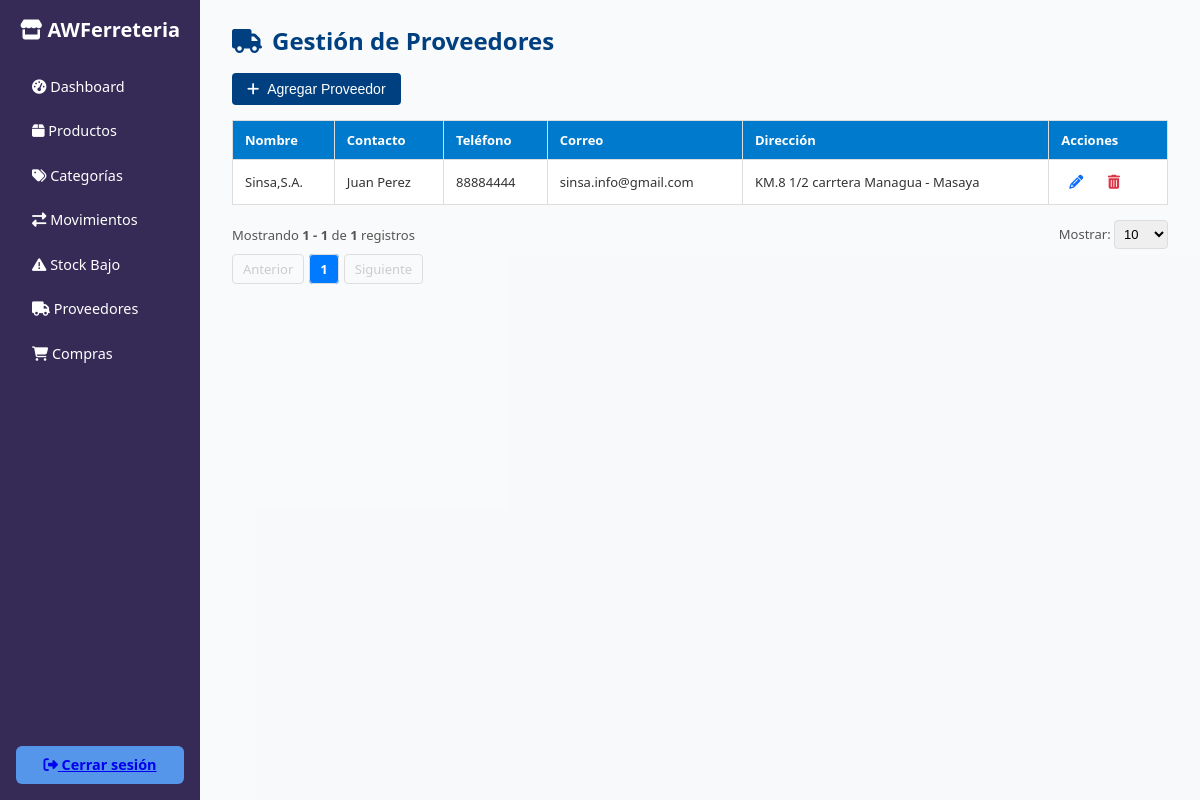
The app's page /proveedores/proveedores.php (signed in) with its own data.
### tables this page shows
CREATE TABLE `proveedores` (
  `idproveedor` int(11) NOT NULL,
  `nombre` varchar(150) NOT NULL,
  `contacto` varchar(100) DEFAULT NULL,
  `telefono` varchar(20) DEFAULT NULL,
  `correo` varchar(100) DEFAULT NULL,
  `direccion` text DEFAULT NULL,
  `activo` bit(1) DEFAULT b'1',
  `usuarioregistra` int(11) NOT NULL,
  `fecharegistro` datetime DEFAULT current_timestamp(),
  `usuarioactualiza` int(11) DEFAULT NULL,
  `fechaactualizacion` datetime DEFAULT NULL
);

### proveedores/proveedores.php (the view, shortened to what this page needs)
<?php
$conn = getConnection();
$pagina = isset($_GET['pagina']) ? (int)$_GET['pagina'] : 1;
$porPagina = isset($_GET['por_pagina']) ? (int)$_GET['por_pagina'] : 10;
$offset = ($pagina - 1) * $porPagina;
try {
    $stmtCount = $conn->query("SELECT COUNT(*) as total FROM proveedores WHERE activo = b'1'");
    $totalRegistros = $stmtCount->fetch_assoc()['total'] ?? 0;
    $totalPaginas = max(1, ceil($totalRegistros / $porPagina));
} catch (Exception $e) {
    $totalRegistros = 0;
    $totalPaginas = 1;
}
$proveedores = [];
try {
    $sql = "SELECT * FROM proveedores WHERE activo = b'1' ORDER BY idproveedor DESC LIMIT ? OFFSET ?";
    $stmt = $conn->prepare($sql);
    $stmt->bind_param("ii", $porPagina, $offset);
    $stmt->execute();
    $result = $stmt->get_result();
    $proveedores = $result->fetch_all(MYSQLI_ASSOC);
} catch (Exception $e) {
    $proveedores = [];
}
?>
<!DOCTYPE html>
<html lang="es">
<head>
    <link rel="stylesheet" href="https://cdnjs.cloudflare.com/ajax/libs/font-awesome/6.4.0/css/all.min.css">
</head>
<body>
    <div class="container">
        <?php include('../includes/sidebar_inventario.php'); ?>
        <main class="main-content">
            <h3><i class="fas fa-truck"></i> Gestión de Proveedores</h3>
            <button class="btn" id="openModal"><i class="fas fa-plus"></i> Agregar Proveedor</button>
            <table>
                <thead>
                    <tr>
                        <th>Nombre</th>
                        <th>Contacto</th>
                        <th>Teléfono</th>
                        <th>Correo</th>
                        <th>Dirección</th>
                        <th>Acciones</th>
                    </tr>
                </thead>
                <tbody>
                <?php if (!empty($proveedores)): ?>
                    <?php foreach ($proveedores as $prov): ?>
                        <tr>
                            <td><?= htmlspecialchars($prov['nombre']) ?></td>
                            <td><?= htmlspecialchars($prov['contacto']) ?></td>
                            <td><?= htmlspecialchars($prov['telefono']) ?></td>
                            <td><?= htmlspecialchars($prov['correo']) ?></td>
                            <td><?= htmlspecialchars($prov['direccion']) ?></td>
                            <td>
                                <button class="action-btn edit-btn" onclick='abrirModalEditar(<?= htmlspecialchars(json_encode($prov), ENT_QUOTES) ?>)' title="Editar"><i class="fas fa-pencil-alt"></i></button>
                                <button class="action-btn delete-btn" onclick="abrirModalEliminar(<?= $prov['idproveedor'] ?>, '<?= htmlspecialchars($prov['nombre'], ENT_QUOTES) ?>')" title="Eliminar"><i class="fas fa-trash-alt"></i></button>
                            </td>
                        </tr>
                    <?php endforeach; ?>
                <?php else: ?>
                    <tr><td colspan="6">No hay proveedores registrados.</td></tr>
                <?php endif; ?>
                </tbody>
            </table>
            <?php if ($totalRegistros > 0): ?>
                <div class="pagination-container">
                    <div>
                        Mostrando <strong><?= min($offset + 1, $totalRegistros) ?> - <?= min($offset + $porPagina, $totalRegistros) ?></strong> de <strong><?= $totalRegistros ?></strong> registros
                    </div>
                    <div>
                        <label for="por_pagina">Mostrar: </label>
                        <select id="por_pagina" class="per-page-select" onchange="cambiarPorPagina(this.value)">
                            <option value="10" <?= $porPagina == 10 ? 'selected' : '' ?>>10</option>
                        </select>
                    </div>
                </div>
                <ul class="pagination" style="margin-top:10px;">
                    <li><a href="?pagina=<?= max(1, $pagina - 1) ?>&por_pagina=<?= $porPagina ?>" class="<?= $pagina <= 1 ? 'disabled' : '' ?>">Anterior</a></li>
                    <?php for ($i = 1; $i <= $totalPaginas; $i++): ?>
                        <li><a href="?pagina=<?= $i ?>&por_pagina=<?= $porPagina ?>" class="<?= $i == $pagina ? 'current' : '' ?>"><?= $i ?></a></li>
                    <?php endfor; ?>
                    <li><a href="?pagina=<?= min($totalPaginas, $pagina + 1) ?>&por_pagina=<?= $porPagina ?>" class="<?= $pagina >= $totalPaginas ? 'disabled' : '' ?>">Siguiente</a></li>
                </ul>
            <?php endif; ?>
        </main>
    </div>
</body>
</html>

### proveedores/proveedores.php (style rules this page uses)
* { box-sizing: border-box; margin: 0; padding: 0; }
body, html { height: 100%; font-family: 'Segoe UI', Tahoma, Geneva, Verdana, sans-serif; background-color: #f4f6f85c; color: #333; }
.container { display: flex; height: 100vh; }
.main-content { flex: 1; padding: 1rem 1.5rem; margin: 0.5rem; overflow-y: auto; font-size: 14px; }
.main-content h3 { color: #004080; margin-bottom: 1rem; font-size: 1.5rem; display: flex; align-items: center; }
.main-content h3 i { margin-right: 10px; }
.btn { display: inline-flex; align-items: center; justify-content: center; background-color: #004080; color: white; padding: 8px 15px; text-decoration: none; border-radius: 4px; font-size: 14px; margin-bottom: 15px; border: none; cursor: pointer; transition: background-color 0.3s; }
.btn i { margin-right: 8px; }
table { width: 100%; border-collapse: collapse; background-color: #fff; font-size: 13px; }
th, td { padding: 10px 12px; border: 1px solid #ddd; text-align: left; }
th { background-color: #007acc; color: white; font-weight: 600; }
.pagination-container { display:flex; justify-content:space-between; align-items:center; margin-top:15px; font-size:13px; color:#555; }
.pagination { display:flex; list-style:none; margin:0; padding:0; gap:5px; }
.pagination a, .pagination span { padding:5px 10px; border:1px solid #ddd; border-radius:4px; text-decoration:none; color:#007bff; font-size:13px; }
.pagination .current { background-color:#007bff; color:white; font-weight:bold; }
.pagination .disabled { color:#ccc; cursor:not-allowed; }
.per-page-select { padding:5px; border:1px solid #ddd; border-radius:4px; font-size:13px; }
.action-btn { display:inline-flex; align-items:center; justify-content:center; padding:5px 8px; border-radius:4px; margin-right:5px; text-decoration:none; font-size:13px; transition:all .3s; border:none; cursor:pointer; background:none; color:inherit; }
.action-btn i { margin-right:0; font-size:14px; }
.edit-btn { color:#0d6efd; }
.delete-btn { color:#dc3545; }

### records on screen
proveedores: nombre "Sinsa,S.A.", contacto "Juan Perez", telefono "88884444", correo "sinsa.info@gmail.com", direccion "KM.8 1/2 carrtera Managua - Masaya"

### other values on screen
min($offset + 1, $totalRegistros) "1"
min($offset + $porPagina, $totalRegistros) "1"
$totalRegistros "1"
